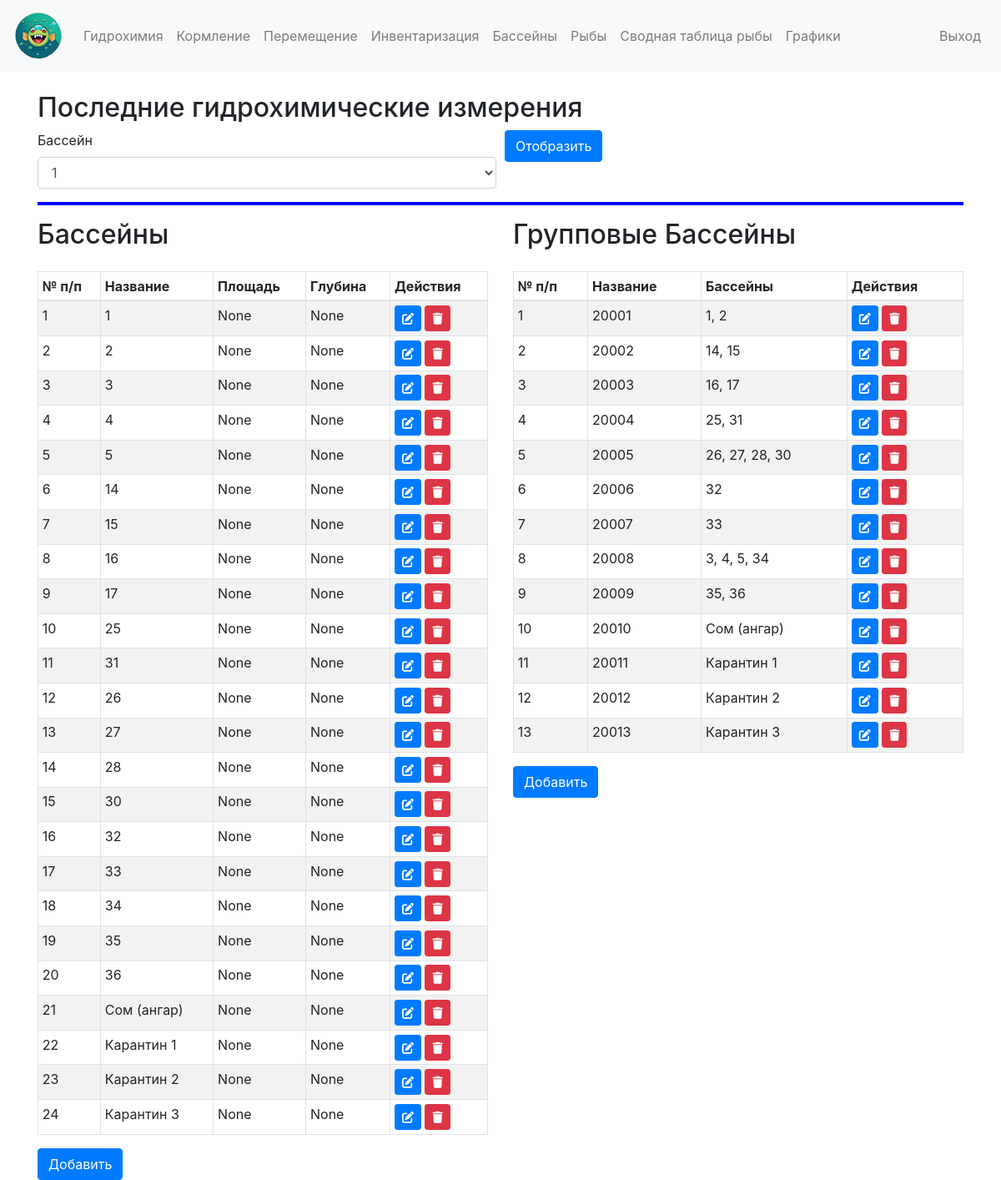
/pools (signed in), run on the app's committed database.
### models.py (models this page shows)
class Pool(db.Model):
    id = db.Column(db.Integer, primary_key=True)
    name = db.Column(db.String(100), nullable=False)
    square = db.Column(db.Float, nullable=True)
    deep = db.Column(db.Float, nullable=True)

class GroupPool(db.Model):
    id = db.Column(db.Integer, primary_key=True)
    name = db.Column(db.String(100), nullable=False)
    pools = db.relationship('Pool', secondary='group_pool_pool', backref='group_pools')

### main.py (the view, shortened to what this page needs)
@app.route('/pools', methods=['GET', 'POST'])
@login_required
def pools():
    pool_form = PoolForm()
    group_pool_form = GroupPoolForm()
    pool_selection_form = PoolSelectionForm()
    pools = Pool.query.all()
    group_pools = GroupPool.query.all()
    latest_hydrochemistry = None
    return render_template('pools.html', pools=pools, group_pools=group_pools,
                           pool_form=pool_form, group_pool_form=group_pool_form,
                           pool_selection_form=pool_selection_form, latest_hydrochemistry=latest_hydrochemistry)

### forms.py
class PoolForm(FlaskForm):
    name = StringField('Название', validators=[DataRequired()])
    square = FloatField('Площадь', validators=[Optional()])
    deep = FloatField('Глубина', validators=[Optional()])
    submit = SubmitField('Сохранить')

class GroupPoolForm(FlaskForm):
    name = StringField('Название', validators=[DataRequired()])
    pools = SelectMultipleField('Состоит из бассейнов', coerce=int, option_widget=BooleanField())
    submit = SubmitField('Сохранить')
    def __init__(self, *args, **kwargs):
        super(GroupPoolForm, self).__init__(*args, **kwargs)
        self.pools.choices = [(pool.id, pool.name) for pool in Pool.query.all()]

### main.py (called while the page is built)
@login_manager.user_loader
def load_user(user_id):
    return User.query.get(int(user_id))

@app.after_request
def add_header(response):
    response.headers['Cache-Control'] = 'no-store, no-cache, must-revalidate, post-check=0, pre-check=0, max-age=0'
    response.headers['Pragma'] = 'no-cache'
    response.headers['Expires'] = 'Thu, 01 Jan 1970 00:00:00 GMT'
    return response

### templates/pools.html (shortened to what this page needs)
{% extends "base.html" %}
{% block content %}
<div class="row mt-4">
    <div class="col-md-12">
        <h2>Последние гидрохимические измерения</h2>
        <form method="POST" action="{{ url_for('pools') }}">
            <div class="form-row">
                <div class="col">
                    {{ pool_selection_form.pool_id.label(class="form-control-label") }}
                    {{ pool_selection_form.pool_id(class="form-control") }}
                </div>
                <div class="col">
                    {{ pool_selection_form.submit(class="btn btn-primary") }}
                </div>
            </div>
        </form>
    </div>
</div>
<hr style="border: 2px solid blue;">
<div class="row">
    <div class="col-md-6">
        <h2>Бассейны</h2>
        <table class="table table-compact table-striped table-bordered mt-4">
            <thead>
                <tr>
                    <th>№ п/п</th>
                    <th>Название</th>
                    <th>Площадь</th>
                    <th>Глубина</th>
                    <th>Действия</th>
                </tr>
            </thead>
            <tbody>
                {% for pool in pools %}
                <tr>
                    <td>{{ pool.id }}</td>
                    <td>{{ pool.name }}</td>
                    <td>{{ pool.square }}</td>
                    <td>{{ pool.deep }}</td>
                    <td>
                        <a href="{{ url_for('edit_pool', pool_id=pool.id) }}" class="btn btn-sm btn-primary"><i class="fas fa-edit"></i></a>
                        <form action="{{ url_for('delete_pool', pool_id=pool.id) }}" method="post" style="display:inline;">
                            <button type="submit" class="btn btn-sm btn-danger"><i class="fas fa-trash"></i></button>
                        </form>
                    </td>
                </tr>
                {% endfor %}
            </tbody>
        </table>
        <a href="{{ url_for('new_pool') }}" class="btn btn-primary">Добавить</a>
    </div>
    <div class="col-md-6">
        <h2>Групповые Бассейны</h2>
        <table class="table table-compact table-striped table-bordered mt-4">
            <thead>
                <tr>
                    <th>№ п/п</th>
                    <th>Название</th>
                    <th>Бассейны</th>
                    <th>Действия</th>
                </tr>
            </thead>
            <tbody>
                {% for group_pool in group_pools %}
                <tr>
                    <td>{{ group_pool.id }}</td>
                    <td>{{ group_pool.name }}</td>
                    <td>
                        {% for pool in group_pool.pools %}
                            {{ pool.name }}{% if not loop.last %}, {% endif %}
                        {% endfor %}
                    </td>
                    <td>
                        <a href="{{ url_for('edit_group_pool', group_pool_id=group_pool.id) }}" class="btn btn-sm btn-primary"><i class="fas fa-edit"></i></a>
                        <form action="{{ url_for('delete_group_pool', group_pool_id=group_pool.id) }}" method="post" style="display:inline;">
                            <button type="submit" class="btn btn-sm btn-danger"><i class="fas fa-trash"></i></button>
                        </form>
                    </td>
                </tr>
                {% endfor %}
            </tbody>
        </table>
        <a href="{{ url_for('new_group_pool') }}" class="btn btn-primary">Добавить</a>
    </div>
</div>
{% endblock %}

### templates/base.html (shortened to what this page needs)
<!DOCTYPE html>
<html lang="en">
<head>
    <link rel="stylesheet" href="https://stackpath.bootstrapcdn.com/bootstrap/4.3.1/css/bootstrap.min.css">
    <link rel="stylesheet" href="https://cdnjs.cloudflare.com/ajax/libs/font-awesome/6.0.0-beta3/css/all.min.css">
    <link rel="stylesheet" href="https://cdn.jsdelivr.net/npm/bootstrap-icons/font/bootstrap-icons.css">
</head>
<body>
    <nav class="navbar navbar-expand-lg navbar-light bg-light">
        <a class="navbar-brand" href="{{ url_for('home') }}"><img src="/static/images/riba.png"></a>
        <div class="collapse navbar-collapse" id="navbarNav">
            <ul class="navbar-nav">
                <li class="nav-item"><a class="nav-link" href="{{ url_for('hydrochemistry') }}">Гидрохимия</a></li>
                <li class="nav-item"><a class="nav-link" href="{{ url_for('feeding') }}">Кормление</a></li>
                <li class="nav-item"><a class="nav-link" href="{{ url_for('movement') }}">Перемещение</a></li>
                <li class="nav-item"><a class="nav-link" href="{{ url_for('inventory') }}">Инвентаризация</a></li>
                <li class="nav-item"><a class="nav-link" href="{{ url_for('pools') }}">Бассейны</a></li>
                <li class="nav-item"><a class="nav-link" href="{{ url_for('fish') }}">Рыбы</a></li>
                <li class="nav-item"><a class="nav-link" href="{{ url_for('fish_composition') }}">Сводная таблица рыбы</a></li>
                <li class="nav-item"><a class="nav-link" href="{{ url_for('plot_graph') }}">Графики</a></li>
            </ul>
            <ul class="navbar-nav ml-auto">
                {% if current_user.is_authenticated %}
                    <li class="nav-item"><a class="nav-link" href="{{ url_for('logout') }}">Выход</a></li>
                {% endif %}
            </ul>
        </div>
    </nav>
    <div class="container mt-4">
        {% block content %}{% endblock %}
    </div>
</body>
</html>

### templates/base.html (style rules this page uses)
.navbar-nav.ml-auto { margin-left: auto; }
.table-compact th, .table-compact td { padding: 0.3rem; }

### data on the page
Pool: id "1", name "1", square "None", deep "None"
Pool: id "2", name "2", square "None", deep "None"
Pool: id "3", name "3", square "None", deep "None"
Pool: id "4", name "4", square "None", deep "None"
Pool: id "5", name "5", square "None", deep "None"
Pool: id "6", name "14", square "None", deep "None"
Pool: id "7", name "15", square "None", deep "None"
Pool: id "8", name "16", square "None", deep "None"
Pool: id "9", name "17", square "None", deep "None"
Pool: id "10", name "25", square "None", deep "None"
Pool: id "11", name "31", square "None", deep "None"
Pool: id "12", name "26", square "None", deep "None"
Pool: id "13", name "27", square "None", deep "None"
Pool: id "14", name "28", square "None", deep "None"
Pool: id "15", name "30", square "None", deep "None"
Pool: id "16", name "32", square "None", deep "None"
Pool: id "17", name "33", square "None", deep "None"
Pool: id "18", name "34", square "None", deep "None"
Pool: id "19", name "35", square "None", deep "None"
Pool: id "20", name "36", square "None", deep "None"
Pool: id "21", name "Сом (ангар)", square "None", deep "None"
Pool: id "22", name "Карантин 1", square "None", deep "None"
Pool: id "23", name "Карантин 2", square "None", deep "None"
Pool: id "24", name "Карантин 3", square "None", deep "None"
GroupPool: id "1", name "20001"
GroupPool: id "2", name "20002"
GroupPool: id "3", name "20003"
GroupPool: id "4", name "20004"
GroupPool: id "5", name "20005"
GroupPool: id "6", name "20006"
GroupPool: id "7", name "20007"
GroupPool: id "8", name "20008"
GroupPool: id "9", name "20009"
GroupPool: id "10", name "20010"
GroupPool: id "11", name "20011"
GroupPool: id "12", name "20012"
GroupPool: id "13", name "20013"

### other printed values
{{ pool_selection_form.pool_id.label(class="form-control-label") }} "Бассейн"
